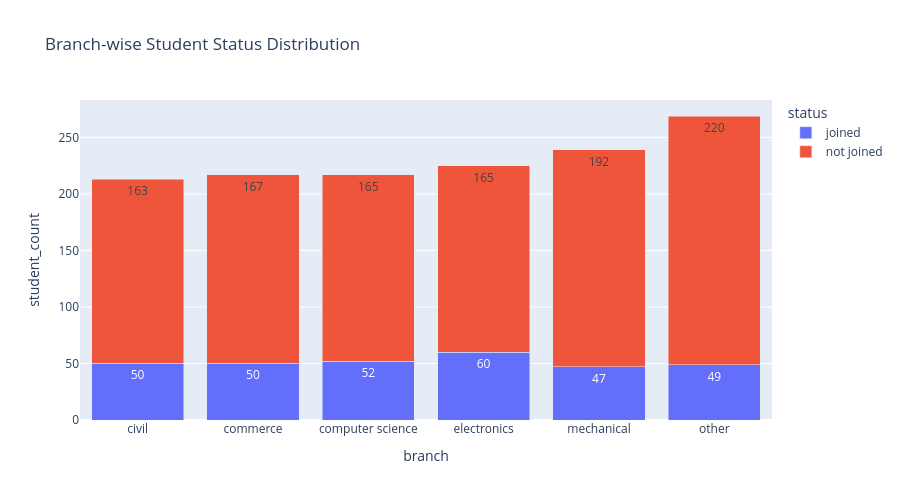

Notebook source saved alongside this figure:
### Code cell
fig = px.bar(
    branch_status,
    x="branch",
    y="student_count",
    color="status",
    text="student_count",
    barmode="stack",  # stacked bars
    title="Branch-wise Student Status Distribution"
)

fig.update_layout(height=500)
fig.update_traces(textposition="inside")

fig.show()

### Figure 1 — Plotly figure (JSON) as saved in the notebook; plotly's stock layout.template omitted (floating-point values rounded to 4 significant figures)
{"data": [{"alignmentgroup": "True", "hovertemplate": "status=joined<br>branch=%{x}<br>student_count=%{text}<extra></extra>", "legendgroup": "joined", "marker": {"color": "#636efa", "pattern": {"shape": ""}}, "name": "joined", "offsetgroup": "joined", "orientation": "v", "showlegend": true, "text": [50, 50, 52, 60, 47, 49], "textposition": "inside", "type": "bar", "x": ["civil", "commerce", "computer science", "electronics", "mechanical", "other"], "xaxis": "x", "y": [50, 50, 52, 60, 47, 49], "yaxis": "y"}, {"alignmentgroup": "True", "hovertemplate": "status=not joined<br>branch=%{x}<br>student_count=%{text}<extra></extra>", "legendgroup": "not joined", "marker": {"color": "#EF553B", "pattern": {"shape": ""}}, "name": "not joined", "offsetgroup": "not joined", "orientation": "v", "showlegend": true, "text": [163, 167, 165, 165, 192, 220], "textposition": "inside", "type": "bar", "x": ["civil", "commerce", "computer science", "electronics", "mechanical", "other"], "xaxis": "x", "y": [163, 167, 165, 165, 192, 220], "yaxis": "y"}], "layout": {"barmode": "stack", "height": 500, "legend": {"title": {"text": "status"}, "tracegroupgap": 0}, "title": {"text": "Branch-wise Student Status Distribution"}, "xaxis": {"anchor": "y", "domain": [0, 1], "title": {"text": "branch"}}, "yaxis": {"anchor": "x", "domain": [0, 1], "title": {"text": "student_count"}}}}
